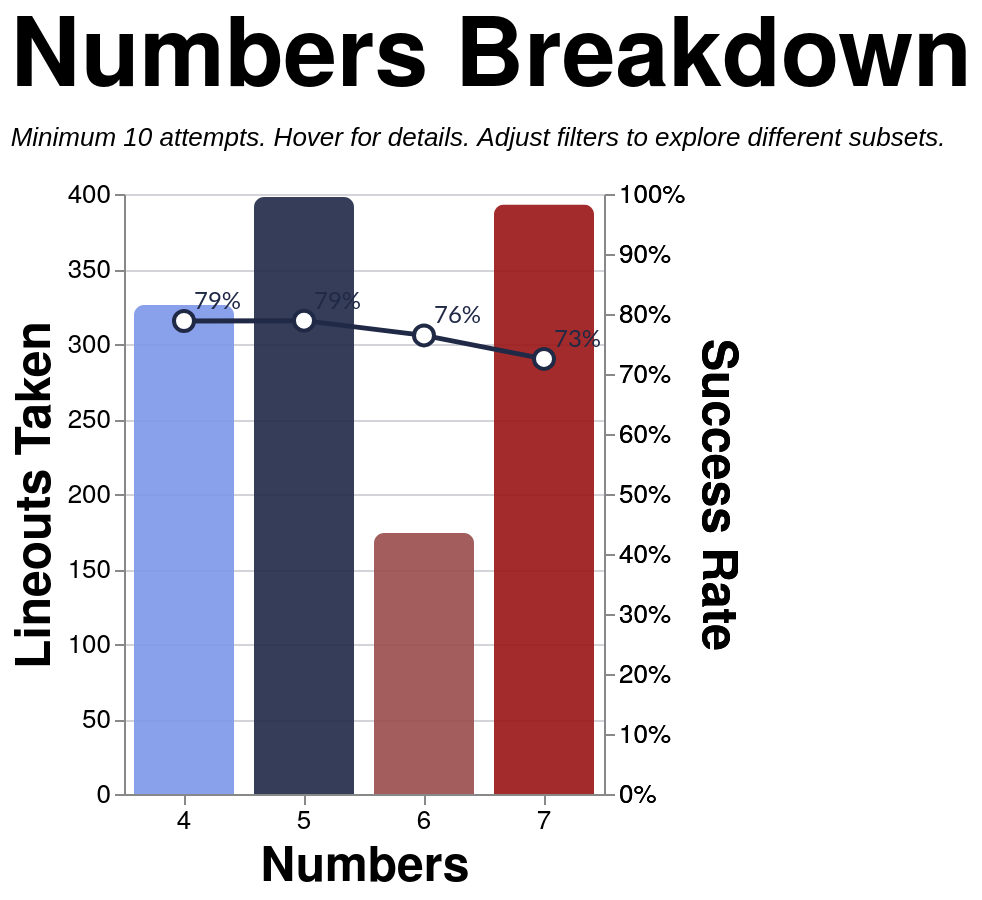

Vega-Lite specification for this chart:
### Vega-Lite specification from a JSON file in a GitHub repository (floating-point values rounded to 4 significant figures; data arrays with more than 128 entries replaced by an {"elided": "..."} marker saying what was removed)
{"config": {"axis": {"labelFont": "PT Sans Narrow, Helvetica Neue, Helvetica, Arial, sans-serif", "titleFont": "PT Sans Narrow, Helvetica Neue, Helvetica, Arial, sans-serif", "labelFontSize": 13, "titleFontSize": 24, "gridColor": "#202947", "gridOpacity": 0.2, "zindex": 1}, "text": {"font": "Lato, sans-serif"}, "bar": {"cornerRadiusEnd": 5}, "header": {"labelFont": "PT Sans Narrow, Helvetica Neue, Helvetica, Arial, sans-serif", "titleFont": "PT Sans Narrow, Helvetica Neue, Helvetica, Arial, sans-serif", "labelFontSize": 24, "titleFontSize": 28, "labelFontWeight": "bold", "orient": "left"}, "legend": {"labelFont": "PT Sans Narrow, Helvetica Neue, Helvetica, Arial, sans-serif", "titleFont": "PT Sans Narrow, Helvetica Neue, Helvetica, Arial, sans-serif", "labelFontSize": 14, "titleFontSize": 16, "titlePadding": 5, "fillColor": "white", "strokeColor": "black", "padding": 10, "titleFontWeight": "lighter", "titleFontStyle": "italic", "titleColor": "gray", "offset": 10}, "title": {"font": "PT Sans Narrow, Helvetica Neue, Helvetica, Arial, sans-serif", "fontSize": 48, "fontWeight": "bold", "anchor": "start", "align": "center", "titlePadding": 20, "subtitlePadding": 10, "subtitleFontSize": 13, "subtitleColor": "", "subtitleFontStyle": "italic", "offset": 15, "color": "black"}, "axisX": {"labelAngle": 0}, "facet": {"title": null, "header": null, "align": {"row": "each", "column": "each"}, "spacing": 10}, "resolve": {"scale": {"y": "independent", "facet": "independent"}}, "background": "transparent", "scale": {"offsetBandPaddingOuter": 0.2, "offsetBandPaddingInner": 0.1}, "view": {"stroke": null, "background": "transparent"}}, "layer": [{"mark": {"type": "bar", "opacity": 0.9, "size": 50}, "encoding": {"color": {"field": "numbers", "legend": null, "scale": {"domain": ["4", "5", "6", "7"], "range": ["#7d96e8", "#202946", "#994C4C", "#991515"]}, "type": "nominal"}, "stroke": {"value": "transparent"}, "tooltip": [{"field": "numbers_display", "title": "Numbers", "type": "nominal"}, {"field": "attempts", "format": ",.0f", "title": "Attempts", "type": "quantitative"}, {"field": "won", "format": ",.0f", "title": "Won", "type": "quantitative"}, {"field": "success_rate", "format": ".1%", "title": "Success Rate", "type": "quantitative"}], "x": {"axis": {"labelAngle": 0}, "field": "numbers", "sort": ["4", "5", "6", "7"], "title": "Numbers", "type": "nominal"}, "y": {"field": "attempts", "title": "Lineouts Taken", "type": "quantitative"}}, "transform": [{"filter": "(loSquad == 'All' || datum.squad == loSquad) && (loSeason == 'All' || datum.season == loSeason) && (loGameType == 'All' || (loGameType == 'League + Cup' && (datum.game_type == 'League' || datum.game_type == 'Cup')) || (loGameType == 'League only' && datum.game_type == 'League') || datum.game_type == loGameType) && (loThrower == 'All' || datum.thrower == loThrower) && (loJumper == 'All' || datum.jumper == loJumper) && (loArea == 'All' || datum.area == loArea) && (loNumbers == 'All' || datum.numbers == loNumbers)"}, {"aggregate": [{"op": "count", "as": "attempts"}, {"op": "sum", "field": "won", "as": "won"}], "groupby": ["numbers"]}, {"filter": "datum.attempts >= 10"}, {"calculate": "datum.won / datum.attempts", "as": "success_rate"}, {"calculate": "datum.numbers + '-man'", "as": "numbers_display"}]}, {"mark": {"type": "line", "point": {"fill": "white", "filled": false, "size": 100, "stroke": "#202946"}, "stroke": "#202946", "strokeWidth": 2.5}, "encoding": {"tooltip": [{"field": "numbers_display", "title": "Numbers", "type": "nominal"}, {"field": "attempts", "format": ",.0f", "title": "Attempts", "type": "quantitative"}, {"field": "won", "format": ",.0f", "title": "Won", "type": "quantitative"}, {"field": "success_rate", "format": ".1%", "title": "Success Rate", "type": "quantitative"}], "x": {"axis": {"labelAngle": 0}, "field": "numbers", "sort": ["4", "5", "6", "7"], "title": "Numbers", "type": "nominal"}, "y": {"axis": {"format": "%", "orient": "right"}, "field": "success_rate", "scale": {"domain": [0, 1]}, "title": "Success Rate", "type": "quantitative"}}, "transform": [{"filter": "(loSquad == 'All' || datum.squad == loSquad) && (loSeason == 'All' || datum.season == loSeason) && (loGameType == 'All' || (loGameType == 'League + Cup' && (datum.game_type == 'League' || datum.game_type == 'Cup')) || (loGameType == 'League only' && datum.game_type == 'League') || datum.game_type == loGameType) && (loThrower == 'All' || datum.thrower == loThrower) && (loJumper == 'All' || datum.jumper == loJumper) && (loArea == 'All' || datum.area == loArea) && (loNumbers == 'All' || datum.numbers == loNumbers)"}, {"aggregate": [{"op": "count", "as": "attempts"}, {"op": "sum", "field": "won", "as": "won"}], "groupby": ["numbers"]}, {"filter": "datum.attempts >= 10"}, {"calculate": "datum.won / datum.attempts", "as": "success_rate"}, {"calculate": "datum.numbers + '-man'", "as": "numbers_display"}]}, {"mark": {"type": "text", "align": "left", "baseline": "middle", "color": "#202946", "dx": 5, "dy": -10, "fontSize": 12}, "encoding": {"text": {"field": "success_rate", "format": ".0%", "type": "quantitative"}, "x": {"axis": {"labelAngle": 0}, "field": "numbers", "sort": ["4", "5", "6", "7"], "title": "Numbers", "type": "nominal"}, "y": {"axis": {"format": "%", "orient": "right"}, "field": "success_rate", "scale": {"domain": [0, 1]}, "title": "Success Rate", "type": "quantitative"}}, "transform": [{"filter": "(loSquad == 'All' || datum.squad == loSquad) && (loSeason == 'All' || datum.season == loSeason) && (loGameType == 'All' || (loGameType == 'League + Cup' && (datum.game_type == 'League' || datum.game_type == 'Cup')) || (loGameType == 'League only' && datum.game_type == 'League') || datum.game_type == loGameType) && (loThrower == 'All' || datum.thrower == loThrower) && (loJumper == 'All' || datum.jumper == loJumper) && (loArea == 'All' || datum.area == loArea) && (loNumbers == 'All' || datum.numbers == loNumbers)"}, {"aggregate": [{"op": "count", "as": "attempts"}, {"op": "sum", "field": "won", "as": "won"}], "groupby": ["numbers"]}, {"filter": "datum.attempts >= 10"}, {"calculate": "datum.won / datum.attempts", "as": "success_rate"}, {"calculate": "datum.numbers + '-man'", "as": "numbers_display"}]}], "data": {"name": "data-6b9778bc6709336b9d08c793896102b2"}, "height": 300, "params": [{"name": "loSquad", "value": "All"}, {"name": "loSeason", "value": "All"}, {"name": "loGameType", "value": "All"}, {"name": "loThrower", "value": "All"}, {"name": "loJumper", "value": "All"}, {"name": "loArea", "value": "All"}, {"name": "loNumbers", "value": "All"}], "resolve": {"scale": {"y": "independent"}}, "title": {"text": "Numbers Breakdown", "subtitle": "Minimum 10 attempts. Hover for details. Adjust filters to explore different subsets."}, "width": {"step": 60}, "$schema": "https://vega.github.io/schema/vega-lite/v5.20.1.json", "datasets": {"data-6b9778bc6709336b9d08c793896102b2": {"elided": "1291 records"}}}
